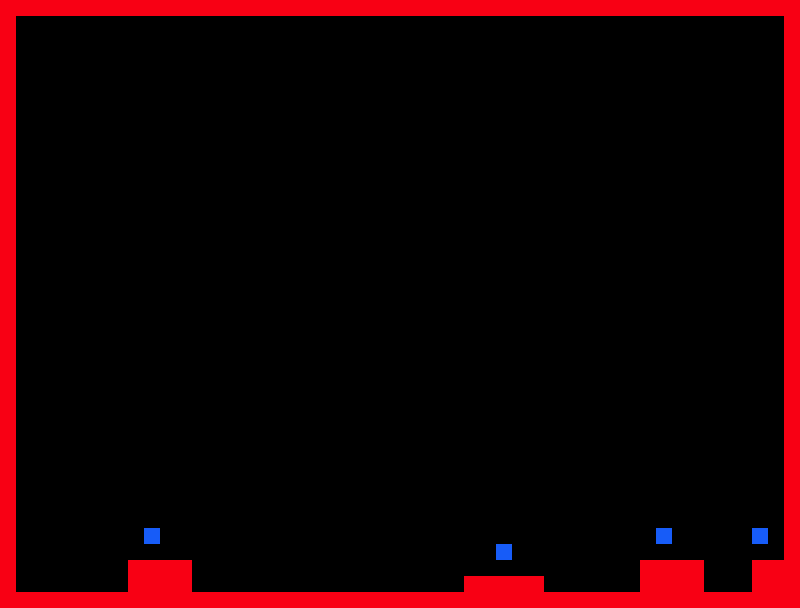

This is a level from a 2D game, rendered from its Tiled map with the project's own tilesets. A one-line summary and the map file follow, with tile-layer data summarised:
An orthogonal 50x38 tile map with 16x16 px tiles, 2 tile layers (collision, diamonds), 1 hidden layer not drawn, 3 tilesets.

<map version="1.0" orientation="orthogonal" width="50" height="38" tilewidth="16" tileheight="16">
 <tileset firstgid="1" name="collision" tilewidth="16" tileheight="16">
  <image source="collision.png" width="80" height="32" />
 </tileset>
 <tileset firstgid="11" name="background3" tilewidth="16" tileheight="16">
  <image source="background3.png" width="800" height="600" />
 </tileset>
 <tileset firstgid="1861" name="rock_sample" tilewidth="16" tileheight="16">
  <image source="rock_sample.png" width="414" height="702" />
 </tileset>
 <layer name="collision" width="50" height="38">
  <data>[1900 cells, 197 non-empty, 1 distinct tile ids]</data>
 </layer>
 <layer name="diamonds" width="50" height="38">
  <data>[1900 cells, 4 non-empty, 1 distinct tile ids]</data>
 </layer>
 <layer name="tiles" width="50" height="38" visible="0">
  <data>[1900 cells, 1900 non-empty, 1853 distinct tile ids]</data>
 </layer>
</map>
